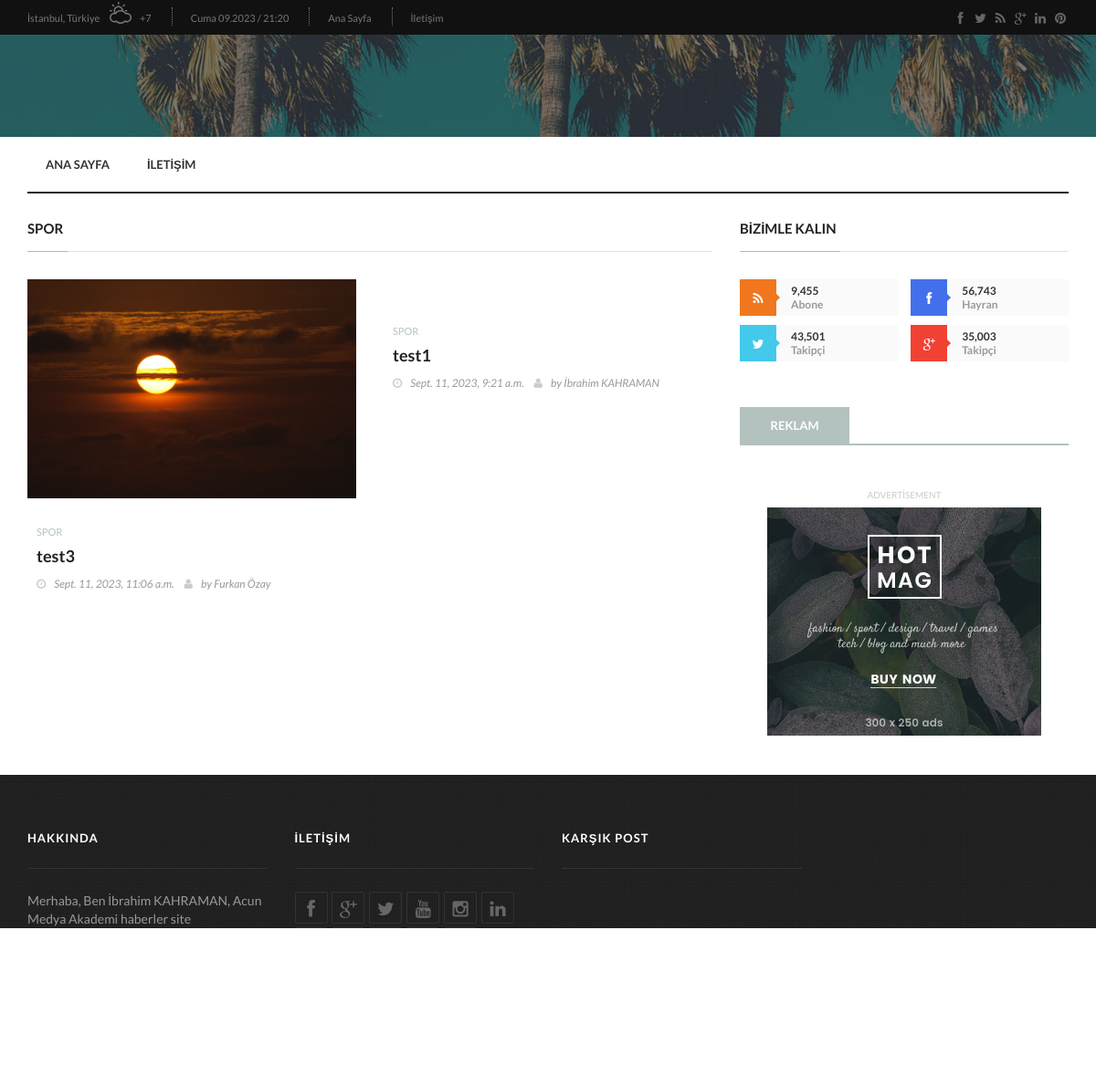
The app's page /category/spor/, older data.
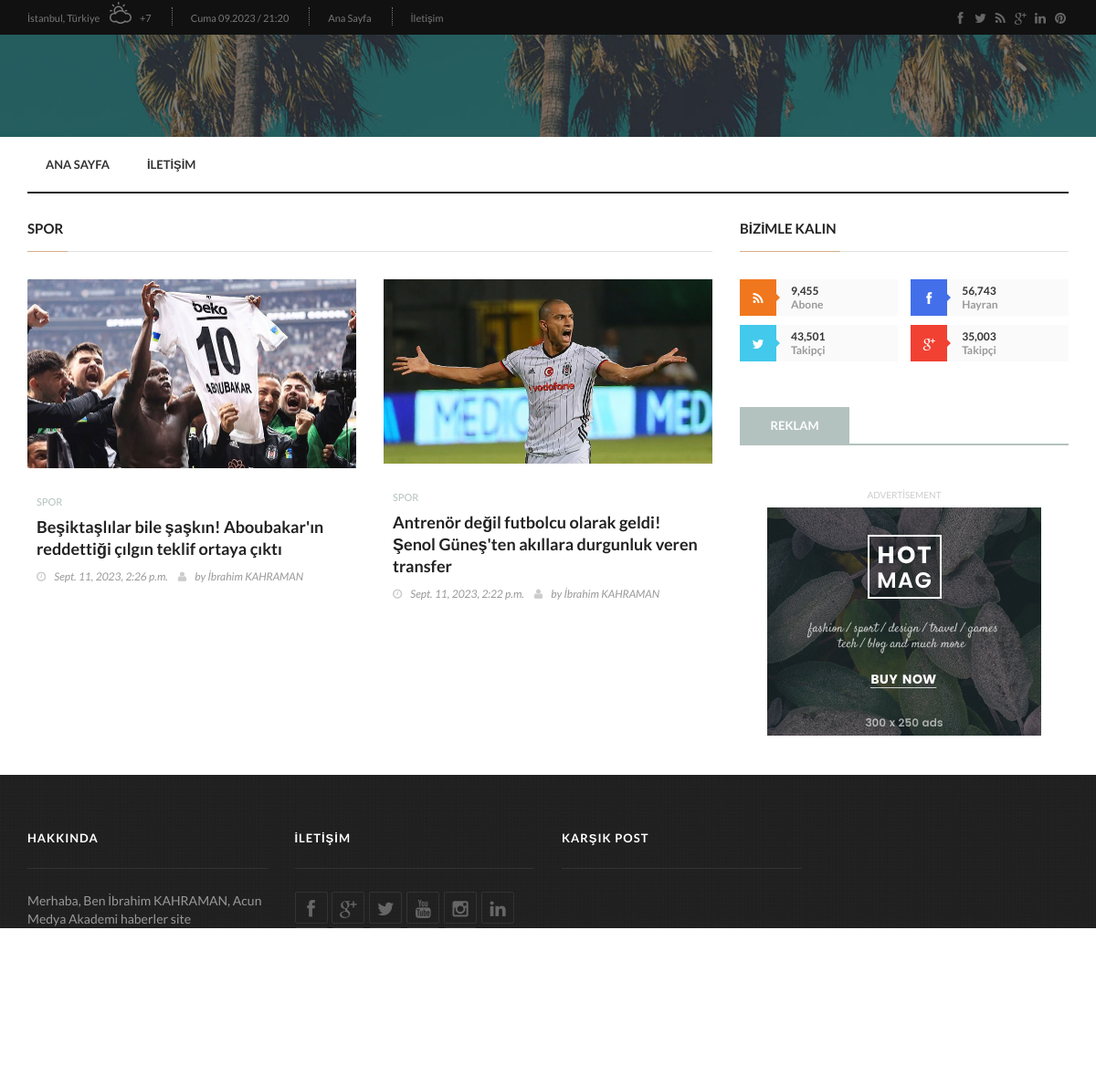
The same page, newer data.
### news/models.py (models this page shows, shortened)
class newsCategory(models.Model):
     name = models.CharField(max_length=120)
     slug = AutoSlugField(populate_from='isim', unique=True, editable=True, blank=True)
     class Meta:
         db_table = 'NewsCategories'
         verbose_name = 'Haber Kategorisi'
         verbose_name_plural = 'Haber Kategorileri'
     def __str__(self):
         return self.name

class News(models.Model):
    title = models.CharField(max_length=120)
    summary = models.TextField(max_length=300)
    contents = models.TextField()
    created_on = models.DateTimeField(auto_now_add=True)
    update_on = models.DateTimeField(auto_now=True)
    category = models.ForeignKey(newsCategory, on_delete=models.CASCADE, related_name='kategori')
    slug = AutoSlugField(populate_from='baslik', unique=True, editable=True, blank=True)
    image = models.ImageField(upload_to='news_images/', default='default_image.jpg')
    author = models.ForeignKey(Author,on_delete=models.CASCADE, blank=False, default="Yazar")
    class Meta:
        db_table = 'News'
        verbose_name = 'New'
        verbose_name_plural = 'News'

class Author(models.Model):
    name = models.CharField(max_length=120)
    about = models.TextField()
    image = models.ImageField(upload_to='news_author_images/', default='default_image.jpg')
    class Meta:
        db_table = 'Author'
        verbose_name = 'Yazar'
        verbose_name_plural = 'Yazar'
    def __str__(self):
        return self.name

### news/views.py (the view)
# urls.py: path('category/<slug:category_slug>/', views.category_detail, name="category_detail"),
def category_detail(request, category_slug ):
    category = get_object_or_404(newsCategory, slug=category_slug)
    categories = newsCategory.objects.all()
    news_in_category = News.objects.filter(category=category).order_by('-created_on')
    return render(request, 'pages/showbiz-category.html',{
        'category': category,
        'categories': categories,
        'news_in_category': news_in_category
    })

### templates/pages/showbiz-category.html (shortened to what this page needs)
{% extends 'base.html' %}
{% load static %}
{%block content%}
		<section class="block-wrapper">
			<div class="container">
				<div class="row">
					<div class="col-sm-8 content-blocker">
						<div class="block-content">
							<div class="masonry-box">
								<div class="title-section">
									<h1><span>{{ category.name}}</span></h1>
								</div>
								<div class="latest-articles iso-call">
									{% for haber in news_in_category %}
										<div class="news-post fashion-post default-size">
												<div class="post-gallery">
													<img src="{{ haber.image.url }}" alt="">
												</div>
												<div class="post-content">
													<a href="#">{{haber.category}}</a>
													<h2><a href="{% url 'news_detail' slug=haber.slug %}">{{ haber.title }}</a></h2>
													<ul class="post-tags">
														<li><i class="fa fa-clock-o"></i>{{haber.created_on}}</li>
														<li><i class="fa fa-user"></i>by <a href="#">{{haber.author}}</a></li>
													</ul>
												</div>
										</div>
									{%endfor%}
								</div>
							</div>
						</div>
					</div>
					<div class="col-sm-4 sidebar-sticky">
						<div class="sidebar theiaStickySidebar">
							<div class="widget social-widget">
								<div class="title-section">
									<h1><span>Bizimle Kalın</span></h1>
								</div>
								<ul class="social-share">
									<li>
										<a href="#" class="rss"><i class="fa fa-rss"></i></a>
										<span class="number">9,455</span>
										<span>Abone</span>
									</li>
									<li>
										<a href="#" class="facebook"><i class="fa fa-facebook"></i></a>
										<span class="number">56,743</span>
										<span>Hayran</span>
									</li>
									<li>
										<a href="#" class="twitter"><i class="fa fa-twitter"></i></a>
										<span class="number">43,501</span>
										<span>Takipçi</span>
									</li>
									<li>
										<a href="#" class="google"><i class="fa fa-google-plus"></i></a>
										<span class="number">35,003</span>
										<span>Takipçi</span>
									</li>
								</ul>
							</div>
							<div class="widget tab-posts-widget">
								<ul class="nav nav-tabs" id="myTab">
									<li class="active">
										<a href="#option1" data-toggle="tab">Reklam</a>
									</li>
								</ul>
							</div>
							<div class="advertisement">
								<div class="desktop-advert">
									<span>Advertisement</span>
									<img src="upload/addsense/300x250.jpg" alt="">
								</div>
							</div>
						</div>
					</div>
				</div>
			</div>
		</section>
{%endblock%}

### templates/base.html (shortened to what this page needs)
{% load static %}
<!doctype html>
<html lang="tr" class="no-js">
<head>
	<link href="//maxcdn.bootstrapcdn.com/font-awesome/4.2.0/css/font-awesome.min.css" rel="stylesheet">
	<link rel="stylesheet" type="text/css" href="{% static 'css/bootstrap.min.css' %}" media="screen">
	<link rel="stylesheet" type="text/css" href="{% static 'css/jquery.bxslider.css' %}" media="screen">
	<link rel="stylesheet" type="text/css" href="{% static 'css/font-awesome.css' %}" media="screen">
	<link rel="stylesheet" type="text/css" href="{% static 'css/magnific-popup.css' %}" media="screen">
	<link rel="stylesheet" type="text/css" href="{% static 'css/owl.carousel.css' %}" media="screen">
    <link rel="stylesheet" type="text/css" href="{% static 'css/owl.theme.css' %}" media="screen">
	<link rel="stylesheet" type="text/css" href="{% static 'css/ticker-style.css' %}"/>
	<link rel="stylesheet" type="text/css" href="{% static 'css/style.css' %}" media="screen">
</head>
<body>
	<div id="container">
		<header class="clearfix">
			<nav class="navbar navbar-default navbar-static-top" role="navigation">
				<div class="top-line">
					<div class="container">
						<div class="row">
							<div class="col-md-9">
								<ul class="top-line-list">
									<li>
										<span class="city-weather">İstanbul, Türkiye</span>
										<span class="cel-temperature">+7</span>
									</li>
									<li><span class="time-now">Cuma 09.2023 / 21:20</span></li>
									<li><a href="{% url 'homepage'%}">Ana Sayfa</a></li>
									<li><a href="{% url 'contact'%}">İletişim</a></li>
								</ul>
							</div>
							<div class="col-md-3">
								<ul class="social-icons">
									<li><a class="facebook" href="#"><i class="fa fa-facebook"></i></a></li>
									<li><a class="twitter" href="#"><i class="fa fa-twitter"></i></a></li>
									<li><a class="rss" href="#"><i class="fa fa-rss"></i></a></li>
									<li><a class="google" href="#"><i class="fa fa-google-plus"></i></a></li>
									<li><a class="linkedin" href="#"><i class="fa fa-linkedin"></i></a></li>
									<li><a class="pinterest" href="#"><i class="fa fa-pinterest"></i></a></li>
								</ul>
							</div>
						</div>
					</div>
				</div>
				<div class="logo-advertisement">
					<div class="container">
						<div class="navbar-header">
						</div>
					</div>
				</div>
				<div class="nav-list-container">
					<div class="container">
						<div class="collapse navbar-collapse" id="bs-example-navbar-collapse-1">
								<ul class="nav navbar-nav navbar-left">
									<li><a href="{% url 'homepage' %}">Ana Sayfa</a></li>
									<li><a href="{% url 'contact' %}">İletişim</a></li>
								</ul>
						</div>
					</div>
				</div>
			</nav>
		</header>
	 	{% block content%}
		{%endblock%}
		<footer>
			<div class="container">
				<div class="footer-widgets-part">
					<div class="row">
						<div class="col-md-3">
							<div class="widget text-widget">
								<h1>Hakkında</h1>
								<p>Merhaba, Ben İbrahim KAHRAMAN, Acun Medya Akademi haberler site ödevindesiniz </p>
							</div>
						</div>
						<div class="col-md-3">
							<div class="widget social-widget">
								<h1>İletişim</h1>
								<ul class="social-icons">
									<li><a href="#" class="facebook"><i class="fa fa-facebook"></i></a></li>
									<li><a href="#" class="google"><i class="fa fa-google-plus"></i></a></li>
									<li><a href="#" class="twitter"><i class="fa fa-twitter"></i></a></li>
									<li><a href="#" class="youtube"><i class="fa fa-youtube"></i></a></li>
									<li><a href="#" class="instagram"><i class="fa fa-instagram"></i></a></li>
									<li><a href="#" class="linkedin"><i class="fa fa-linkedin"></i></a></li>
									<li><a href="#" class="vimeo"><i class="fa fa-vimeo-square"></i></a></li>
									<li><a href="#" class="dribble"><i class="fa fa-dribbble"></i></a></li>
									<li><a href="#" class="pinterest"><i class="fa fa-pinterest"></i></a></li>
									<li><a href="#" class="flickr"><i class="fa fa-flickr"></i></a></li>
									<li><a href="#" class="rss"><i class="fa fa-rss"></i></a></li>
								</ul>
							</div>
						</div>
						<div class="col-md-3">
							<div class="widget posts-widget">
								<h1>Karşık Post</h1>
							</div>
						</div>
						</div>
					</div>
				</div>
				<div class="footer-last-line">
					<div class="row">
						<div class="col-md-6">
							<p>&copy; İbrahim KAHRAMAN 2023 </p>
						</div>
						<div class="col-md-6">
						</div>
					</div>
				</div>
			</div>
</body>
</html>

Row changes from the older to the newer data that the page shows:
removed News: image (picture), category "SPOR", title "test3", created_on "Sept. 11, 2023, 11:06 a.m.", author "Furkan Özay"
removed News: category "SPOR", title "test1", created_on "Sept. 11, 2023, 9:21 a.m.", author "İbrahim KAHRAMAN"
added News: image (picture), category "SPOR", title "Beşiktaşlılar bile şaşkın! Aboubakar'ın reddettiği çılgın teklif ortaya çıktı", created_on "Sept. 11, 2023, 2:26 p.m.", author "İbrahim KAHRAMAN"
added News: image (picture), category "SPOR", title "Antrenör değil futbolcu olarak geldi! Şenol Güneş'ten akıllara durgunluk veren transfer", created_on "Sept. 11, 2023, 2:22 p.m.", author "İbrahim KAHRAMAN"
